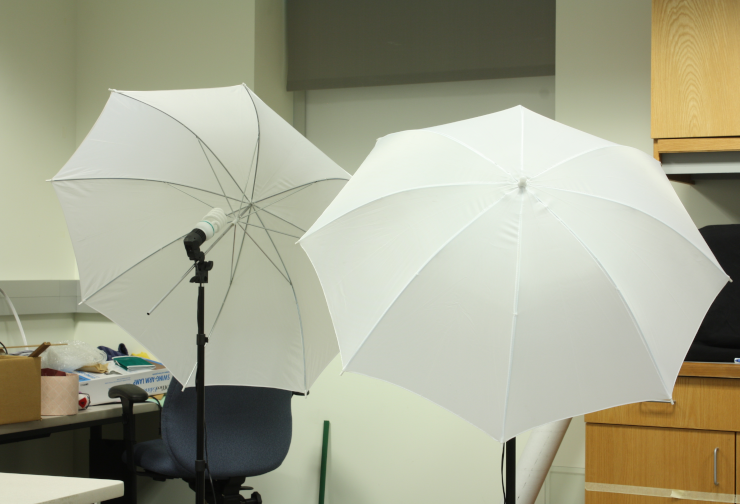
#> input picture Lab3/umbrellaL.png, 740 x 504 px
$ python disparity.py
#> lines starting #> are read from the running program, lines starting #| are printed output that depends on the picture
import numpy as np
import cv2
import sys
from mpl_toolkits import mplot3d
from matplotlib import pyplot as plt


# Hyperparameters ================================
FOCAL_LENGTH_PIXELS = 5806.559
# For Focal Length Calculation
SENSOR_LENGTH_MM = 22.2
SENSOR_HEIGHT_MM = 14.8
PHOTO_LENGTH_PIXELS = 3088
PHOTO_HEIGHT_PIXELS = 2056
# Resize image
IMAGE_LENGTH_PIXELS = 740
IMAGE_HEIGHT_PIXELS = 505
# Depth into the scene
DOFFS = 114.291 # in pixels
BASELINE = 174.019 # in mm

# Set threshold values for
THR1 = 20
THR2 = 125
NUM_DISPARITY = 4 # *16 -----4
BLOCK_SIZE = 1 # *2 + 5 -----0

USE_EDGE_DETECTION = True

WINDOW_DIS = 'Disparity'
WINDOW_EDGE = 'Edge'


# ================================================
# 1.2 Disparity Map
def getDisparityMap(imL, imR, numDisparities, blockSize):
    """
    Get the disparity map of the scene

    imL: the left image
    imR: the right image
    numDisparities: the maximum disparity minus minimum disparity
    blockSize: the size of the window used to match pixels
    """
    # [5 lines of commented-out code are left out]

    stereo = cv2.StereoBM_create(numDisparities=numDisparities, blockSize=blockSize)

    disparity = stereo.compute(imL, imR)
    disparity = disparity - disparity.min() + 1 # Add 1 so we don't get a zero depth, later
    disparity = disparity.astype(np.float32) / 16.0 # Map is fixed point int with 4 fractional bits

    return disparity # floating point image
# ================================================
# 1.1 Focal Length Calculation
def calcRealFocalLength(sensor_size, image_size, focal_length):
    """
    Calculate the real focal length of the camera

    The formula is: f = (sensor_size / resolution) * focal_length
    sensor_size: the size of the camera sensor in mm
    image_size: the size of the image in pixels
    focal_length: the focal length of the camera in pixels
    """
    return (sensor_size / image_size) * focal_length

def getEdgeMap(img, threshold1, threshold2):
    """
    Get the edge map of the image using Canny edge detection

    img: the image to detect edges in
    threshold1: the first threshold for the hysteresis procedure
    threshold2: the second threshold for the hysteresis procedure
    """
    imgCanny = cv2.Canny(img, threshold1, threshold2)
    return imgCanny
# ================================================
#  1.3 Views of the Scene
def calcDepthMap(disparityMap, f=FOCAL_LENGTH_PIXELS, DOFFS=DOFFS, Z=BASELINE):
    """
    Calculate the depth map of the scene

    disparityMap: the disparity map of the scene

    baseLine: the distance between the two cameras in mm
    f: the focal length of the camera in pixels
    d: the disparity map of the scene in pixels
    Z: the depth map of the scene in mm

    The formula is: Z = baseLine * (f / (d + DOFFS))
    """

    Z = BASELINE * (f / (disparityMap + DOFFS))
    return Z

# ================================================
#
def plot(disparity):
    """
    Plot the 3D scene of the depth map
    """

    height, width = disparity.shape
    cx, cy = 0, 0
    x = []
    y = []
    z = []
    for r in range(height):
        for c in range(width):
                dis = disparity[r, c]
                if dis <= 1:
                    continue

                Z = calcDepthMap(dis, f=FOCAL_LENGTH_PIXELS, DOFFS=DOFFS, Z=BASELINE)
                X = (c - cx) * Z / FOCAL_LENGTH_PIXELS
                Y = (r - cy) * Z / FOCAL_LENGTH_PIXELS
                x.append(X)
                y.append(Y)
                z.append(Z)

    # Plt depths 3D
    ax = plt.axes(projection ='3d')
    ax.view_init(elev=30, azim=45)
    # Plot the 3D scatter plot
    ax.scatter(x, z, y, 'green', s=0.1)
    ax.set_xlabel('x')
    ax.set_ylabel('z')
    ax.set_zlabel('y')
    plt.savefig('3D.png', bbox_inches='tight') # Can also specify an image, e.g. myplot.png
    plt.show()

    # elev=9, azim=-90 Top view
    ax = plt.axes(projection ='3d')
    ax.view_init(elev=90, azim=-90)
    ax.scatter(x, z, y, 'green', s=0.1)
    ax.set_xlabel('x')
    ax.set_ylabel('z')
    ax.set_zlabel('y')
    plt.savefig('myplot_90_-90.png', bbox_inches='tight')
    plt.show()

    # elev=20, azim=-120
    ax = plt.axes(projection ='3d')
    ax.view_init(elev=20, azim=-120)
    ax.scatter(x, z, y, 'green', s=0.1)
    ax.set_xlabel('x')
    ax.set_ylabel('z')
    ax.set_zlabel('y')
    plt.savefig('myplot_20_-120.png', bbox_inches='tight')
    plt.show()

    # elev=180, azim=0 side view
    ax = plt.axes(projection ='3d')
    ax.view_init(elev=180, azim=0)
    ax.scatter(x, z, y, 'green', s=0.1)
    ax.set_xlabel('x')
    ax.set_ylabel('z')
    ax.set_zlabel('y')
    plt.savefig('myplot_180_0.png', bbox_inches='tight')
    plt.show()

# ================================================
#
# [36 lines left out: functions concatImgs, drawDisparityImage, not called in this run]

def drawEdgeDetected_threshold1(threshold1):
    drawDisparityImage(threshold1=threshold1)

def drawEdgeDetected_threshold2(threshold2):
    drawDisparityImage(threshold2=threshold2)

def drawDisparity_numDisparity(numDisparity):
    drawDisparityImage(numDisparity=numDisparity)

def drawDisparity_blockSize(blockSize):
    drawDisparityImage(blockSize=blockSize)

# [34 lines left out: function compute_and_display_disparity, not called in this run]


if __name__ == '__main__':
    # Calculate the real focal length of the camera
    focal_length = calcRealFocalLength(SENSOR_LENGTH_MM, PHOTO_LENGTH_PIXELS, FOCAL_LENGTH_PIXELS)

    # Load left image
    filename = 'umbrellaL.png'
    imgL = cv2.imread(filename, cv2.IMREAD_GRAYSCALE)
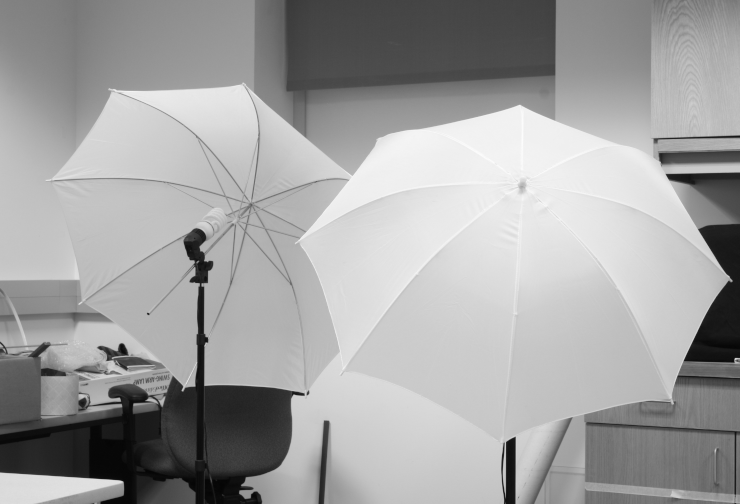
#> imgL: shape (504, 740); min 5, max 252, mean 161.7
    # Check if the image was loaded
    if imgL is None:
        print('\nError: failed to open {}.\n'.format(filename))
        sys.exit()


    # Load right image
    filename = 'umbrellaR.png'
    imgR = cv2.imread(filename, cv2.IMREAD_GRAYSCALE)
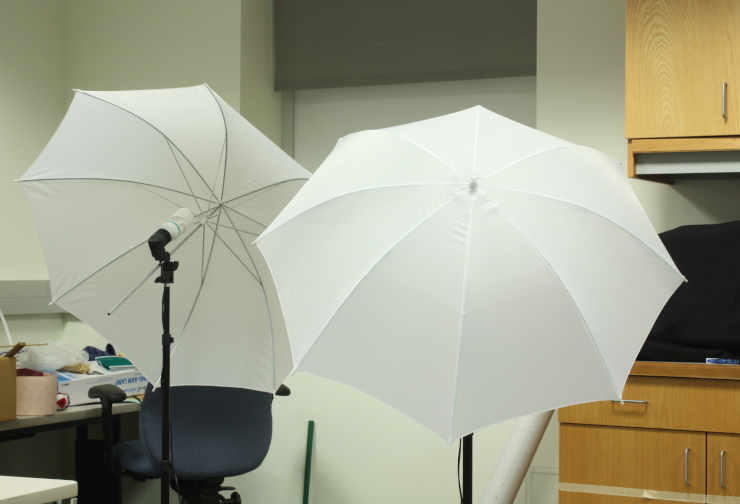
#> input picture Lab3/umbrellaR.png, 740 x 504 px
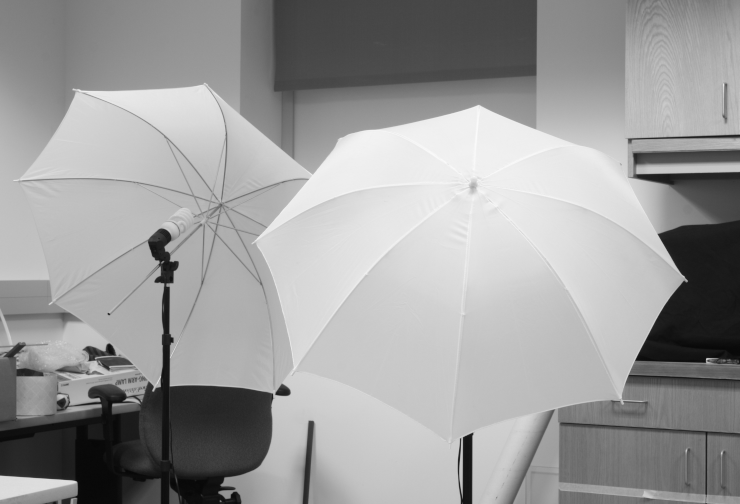
#> imgR: shape (504, 740); min 7, max 250, mean 155.8
    #  Check if the image was loaded
    if imgR is None:
        print('\nError: failed to open {}.\n'.format(filename))
        sys.exit()


    print("Please wait while the disparity map is calculated...")
    # # 1.2  Disparity Map
    # Create a window to display the image in
    cv2.namedWindow('Disparity', cv2.WINDOW_NORMAL)

    if USE_EDGE_DETECTION:
        cv2.imshow(WINDOW_EDGE, getEdgeMap(imgL, THR1, THR2))
#> in getEdgeMap, `imgCanny = cv2.Canny(img, threshold1, threshold2)`:
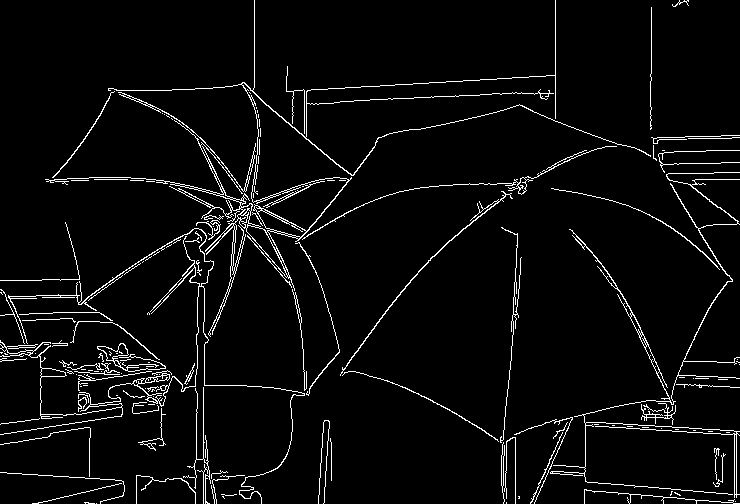
#> imgCanny: shape (504, 740); 4.3% white in thin lines or dots

        edgeL = getEdgeMap(imgL, THR1, THR2)
        edgeR = getEdgeMap(imgR, THR1, THR2)
#> in getEdgeMap (call 3), `imgCanny = cv2.Canny(img, threshold1, threshold2)`: imgCanny: shape (504, 740); 4.2% white in thin lines or dots

        cv2.createTrackbar('Threshold 1', WINDOW_EDGE, THR1, 255, drawEdgeDetected_threshold1)
        cv2.createTrackbar('Threshold 2', WINDOW_EDGE, THR2, 255, drawEdgeDetected_threshold2)

        # Get disparity map
        disparity = getDisparityMap(edgeL, edgeR, NUM_DISPARITY*16, 5+BLOCK_SIZE*2)
#> in getDisparityMap, `disparity = stereo.compute(imL, imR)`:
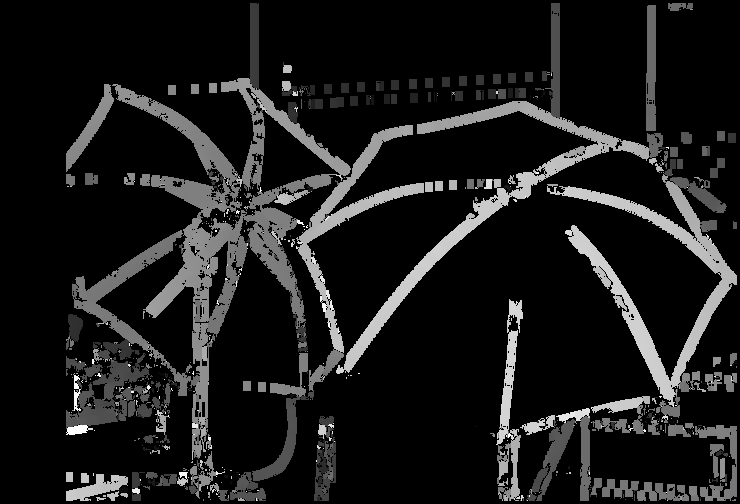
#> disparity: shape (504, 740) int16; min -16, max 1008, mean 91; drawn with min black and max white
    else:
        # Get disparity map
        disparity = getDisparityMap(imgL, imgR, NUM_DISPARITY*16, 5+BLOCK_SIZE*2)

    # Normalise for display
    disparityImg = np.interp(disparity, (disparity.min(), disparity.max()), (0.0, 1.0))

    cv2.imwrite('disparity_no_canny.png', disparityImg*255)
    # Show result
    cv2.imshow(WINDOW_DIS, disparityImg)

    cv2.createTrackbar('Disparity:', WINDOW_DIS, NUM_DISPARITY, 16, drawDisparity_numDisparity)
    cv2.createTrackbar('Block Size:', WINDOW_DIS, BLOCK_SIZE, 16, drawDisparity_blockSize)

    cv2.imwrite('disparity.png', disparityImg*255)


    # [58 lines of commented-out code are left out]
    plot(disparity)
#> in plot, `plt.savefig('myplot_20_-120.png', bbox_inches='tight')`:
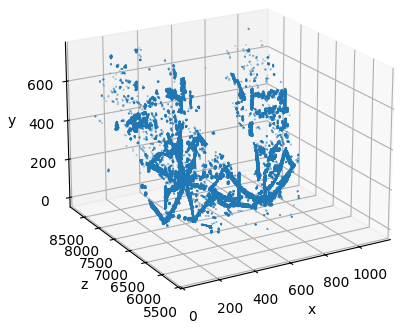
#> figure drawn by matplotlib, 1 panel
#> in plot, `plt.savefig('myplot_180_0.png', bbox_inches='tight')`:
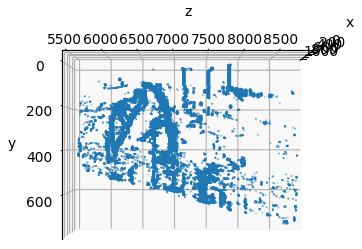
#> figure drawn by matplotlib, 1 panel

    # Wait for user to press space or escape
    while True:
        key = cv2.waitKey(1)
#> (key Esc is pressed here)
        if key == ord(' ') or key == 27:
            break

    cv2.destroyAllWindows()
    print('Done.')
    sys.exit()
#> (the program exits here)
